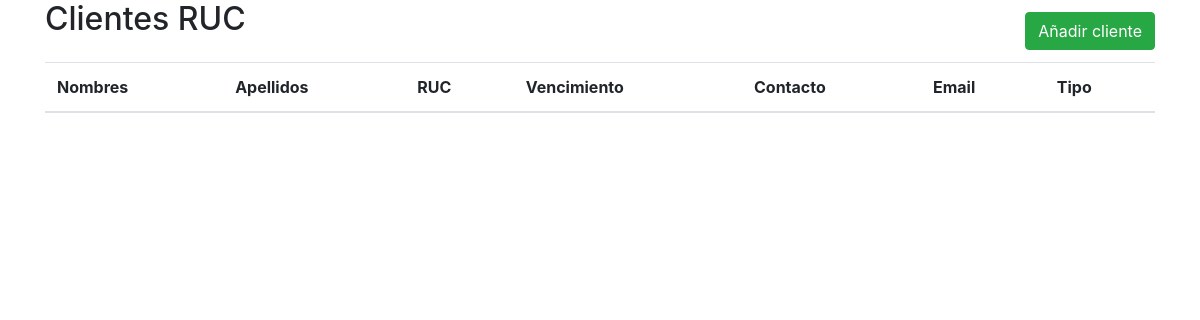
Page /clients/clientesruc/ on the earlier database version.
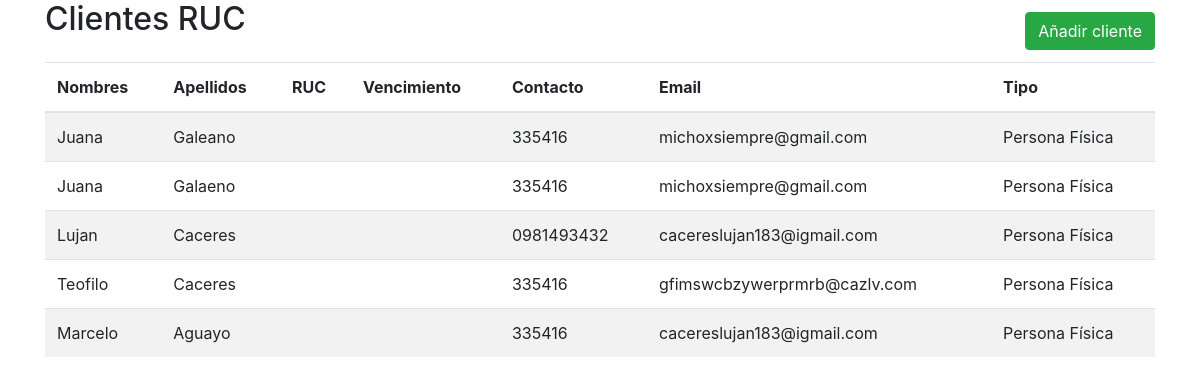
Same page on the later database version.
### clients/models.py (models this page shows, shortened)
class Persona(models.Model):
    ruc = models.CharField(max_length=11, unique=True)
    contrasena = models.CharField(max_length=25, default='', )
    vencimiento = models.CharField(max_length=10, default='', )
    telefono = models.CharField(max_length=15, blank=True, null=True)
    email = models.EmailField(blank=True, null=True)
    class Meta:
        abstract = True

class PersonaFisica(Persona):
    nombre = models.CharField(max_length=100)
    apellido = models.CharField(max_length=100)
    cedula = models.CharField(max_length=8)
    fecha_nacimiento = models.DateField()
    direccion = models.CharField(max_length=100)

### clients/views.py (the view)
# urls.py: path('clientesruc/', clientes_ruc_view, name='clientesruc'),
def clientes_ruc_view(request):
    form_persona_fisica = PersonaFisicaForm(request.session.pop('form_data', None) if request.session.get('form_type') == 'fisica' else None)
    form_persona_juridica = PersonaJuridicaForm(request.session.pop('form_data', None) if request.session.get('form_type') == 'juridica' else None)
    personas_fisicas = PersonaFisica.objects.all()
    personas_juridicas = PersonaJuridica.objects.all()
    return render(request, 'clients/clientesruc.html', {
        'personas_fisicas': personas_fisicas,
        'personas_juridicas': personas_juridicas,
        'form_persona_fisica': form_persona_fisica,
        'form_persona_juridica': form_persona_juridica,
        'show_modal': 'form_type' in request.session,
    })

### clients/templates/clients/clientesruc.html (shortened to what this page needs)
{% extends 'base.html' %}
{% block content %}
<div class="content">
    <div class="container">
        <div class="row align-items-center">
            <div class="col-md-6">
                <h2 class="mb-4">Clientes RUC</h2>
            </div>
            <div class="col-md-6 text-right">
                <button type="button" class="btn btn-success" data-toggle="modal" data-target="#modalCrearCliente">
                    Añadir cliente
                  </button>
            </div>
        </div>
        <div class="table-responsive">
            <table class="table table-striped custom-table">
                <thead>
                    <tr>
                        <th scope="col">Nombres</th>
                        <th scope="col">Apellidos</th>
                        <th scope="col">RUC</th>
                        <th scope="col">Vencimiento</th>
                        <th scope="col">Contacto</th>
                        <th scope="col">Email</th>
                        <th scope="col">Tipo</th>
                    </tr>
                </thead>
                <tbody>
                    {% for persona in personas_fisicas %}
                    <tr>
                        <td>{{ persona.nombre }}</td>
                        <td>{{ persona.apellido }}</td>
                        <td>{{ persona.ruc }}</td>
                        <td>{{ persona.vencimiento }}</td>
                        <td>{{ persona.telefono }}</td>
                        <td>{{ persona.email }}</td>
                        <td>Persona Física</td>
                    </tr>
                    {% endfor %}
                </tbody>
            </table>
        </div>
    </div>
</div>
{% endblock %}

### templates/base.html (shortened to what this page needs)
<!DOCTYPE html>
<html lang="en">
<head>
    <link href="https://stackpath.bootstrapcdn.com/bootstrap/4.5.2/css/bootstrap.min.css" rel="stylesheet">
</head>
<body>
<main>
    {% block content %}{% endblock %}
</main>
</body>
</html>

Differences in the rows shown:
added PersonaFisica: nombre "Juana", apellido "Galeano", telefono "335416", email "michoxsiempre@gmail.com"
added PersonaFisica: nombre "Juana", apellido "Galaeno", telefono "335416", email "michoxsiempre@gmail.com"
added PersonaFisica: nombre "Lujan", apellido "Caceres", telefono "0981493432", email "cacereslujan183@igmail.com"
added PersonaFisica: nombre "Teofilo", apellido "Caceres", telefono "335416", email "gfimswcbzywerprmrb@cazlv.com"
added PersonaFisica: nombre "Marcelo", apellido "Aguayo", telefono "335416", email "cacereslujan183@igmail.com"
